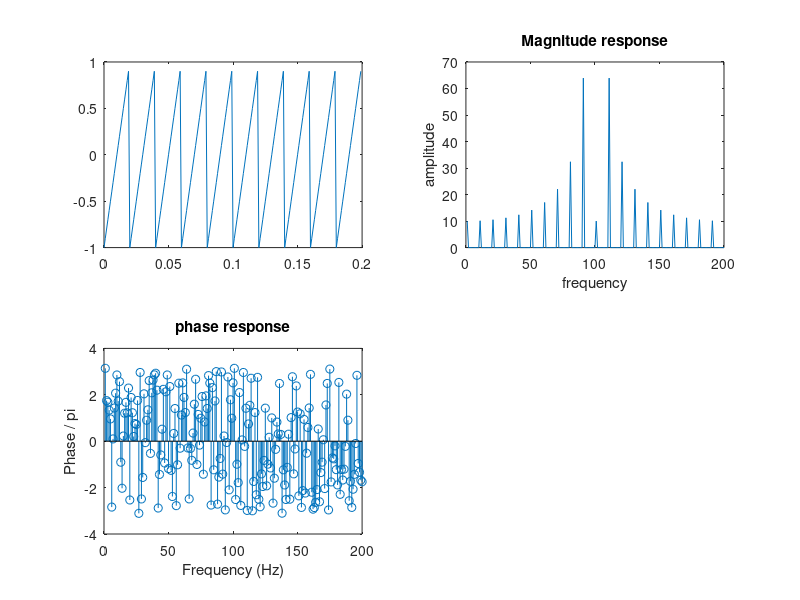

This chart was generated by the following MATLAB code:
%% plotting of signal 
Ts=0.01     
t = 0:Ts:1 
x = sin(2*pi*15*t) 
subplot(2,2,1) 
plot(t,x) 
xlabel('Time (seconds)') 
ylabel('Amplitude') 
title("Sinusoidal signal") 
% Fourier Transform of the signal 
y = fft(x);    
fs = 1/Ts; 
f = (0:length(y)-1)*fs/length(y); 
n = length(x); 
fshift = (-n/2:n/2-1)*(fs/n); 
z = fftshift(y);  
subplot(2,2,2) 
stem(fshift,abs(z)) 
xlabel('Frequency (Hz)') 
ylabel('Magnitude') 
title('Magnitude response') 
theta = angle(z); 
subplot(2,2,3) 
stem(f,theta/pi) 
xlabel("Frequency (Hz)") 
ylabel("Phase /\pi") 
title('phase response') 
%%FT of rectangular pulse                
clear all;
close all;
clc 
%fs = 500; 
T = 1; 
t = -2.5 : 0.1 : 2.5; 
x = rectpuls(t,T);                            
subplot(2,2,1)                                          
plot(t,x,'r','Linewidth',3); 
axis([-2.5 2.5 0 1.2]) 
title({'Rectangular Pulse'}) 
xlabel({'Time(s)'}); 
ylabel('Ampltude'); 
grid 
y=fft(x)  
subplot(2,2,2)   
plot(fftshift(abs(y))) 
xlabel('frequency') 
ylabel('amplitude') 
title('Magnitude response') 
theta = angle(y); 
subplot(2,2,3)   
stem(theta) 
xlabel("Frequency (Hz)") 
ylabel("Phase / \pi") 
title('phase response') 
% FT of sawtooth waveform    
T = 10*(1/50); 
fs = 1000; 
t = 0:1/fs:T-1/fs; 
x = sawtooth(2*pi*50*t); 
subplot(2,2,1) 
plot(t,x) 
y=fft(x) 
subplot(2,2,2)   
plot(fftshift(abs(y))) 
xlabel('frequency') 
ylabel('amplitude') 
title('Magnitude response') 
theta = angle(y); 
subplot(2,2,3) 
stem(theta)      
xlabel("Frequency (Hz)")   
ylabel("Phase / \pi") 
title('phase response')



